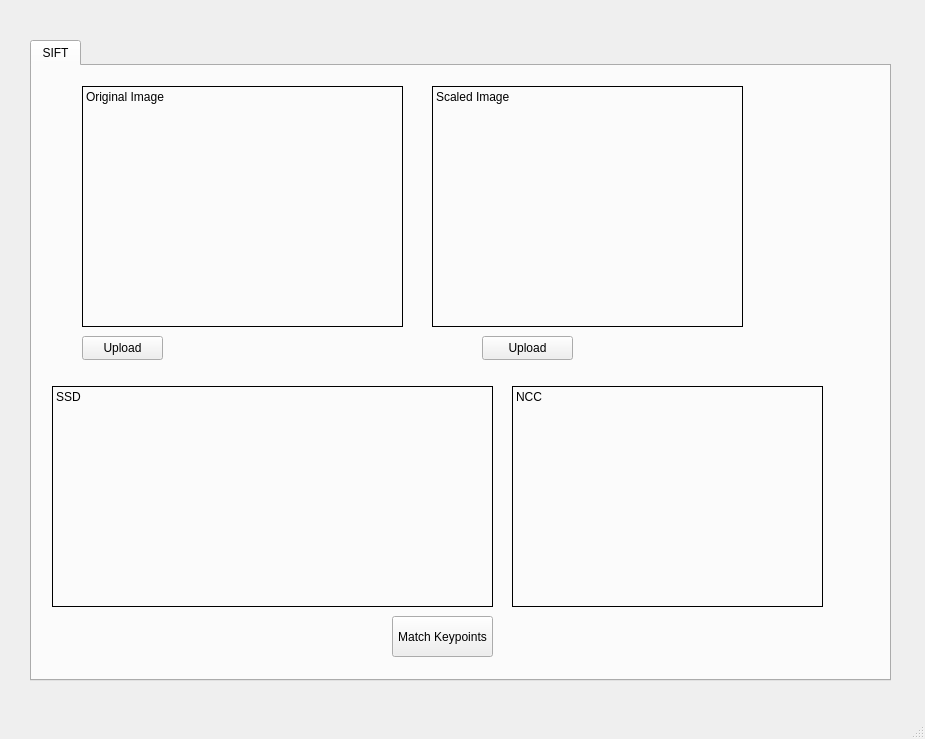
<?xml version="1.0" encoding="UTF-8"?>
<ui version="4.0">
 <class>MainWindow</class>
 <widget class="QMainWindow" name="MainWindow">
  <property name="geometry">
   <rect>
    <x>0</x>
    <y>0</y>
    <width>925</width>
    <height>739</height>
   </rect>
  </property>
  <property name="windowTitle">
   <string>MainWindow</string>
  </property>
  <widget class="QWidget" name="centralwidget">
   <widget class="QTabWidget" name="tabWidget">
    <property name="geometry">
     <rect>
      <x>30</x>
      <y>40</y>
      <width>861</width>
      <height>641</height>
     </rect>
    </property>
    <property name="currentIndex">
     <number>0</number>
    </property>
    <widget class="QWidget" name="SIFT">
     <attribute name="title">
      <string>SIFT</string>
     </attribute>
     <widget class="QLabel" name="output_ssd">
      <property name="geometry">
       <rect>
        <x>20</x>
        <y>320</y>
        <width>441</width>
        <height>221</height>
       </rect>
      </property>
      <property name="frameShape">
       <enum>QFrame::Box</enum>
      </property>
      <property name="text">
       <string>SSD </string>
      </property>
      <property name="alignment">
       <set>Qt::AlignLeading|Qt::AlignLeft|Qt::AlignTop</set>
      </property>
     </widget>
     <widget class="QLabel" name="output_ncc">
      <property name="geometry">
       <rect>
        <x>480</x>
        <y>320</y>
        <width>311</width>
        <height>221</height>
       </rect>
      </property>
      <property name="frameShape">
       <enum>QFrame::Box</enum>
      </property>
      <property name="text">
       <string>NCC</string>
      </property>
      <property name="alignment">
       <set>Qt::AlignLeading|Qt::AlignLeft|Qt::AlignTop</set>
      </property>
     </widget>
     <widget class="QPushButton" name="match_button">
      <property name="geometry">
       <rect>
        <x>360</x>
        <y>550</y>
        <width>101</width>
        <height>41</height>
       </rect>
      </property>
      <property name="text">
       <string>Match Keypoints</string>
      </property>
     </widget>
     <widget class="QPushButton" name="load_original_image">
      <property name="geometry">
       <rect>
        <x>50</x>
        <y>270</y>
        <width>81</width>
        <height>24</height>
       </rect>
      </property>
      <property name="text">
       <string>Upload</string>
      </property>
     </widget>
     <widget class="QLabel" name="original_image">
      <property name="geometry">
       <rect>
        <x>50</x>
        <y>20</y>
        <width>321</width>
        <height>241</height>
       </rect>
      </property>
      <property name="frameShape">
       <enum>QFrame::Box</enum>
      </property>
      <property name="text">
       <string>Original Image</string>
      </property>
      <property name="alignment">
       <set>Qt::AlignLeading|Qt::AlignLeft|Qt::AlignTop</set>
      </property>
     </widget>
     <widget class="QPushButton" name="load_scaled_image">
      <property name="geometry">
       <rect>
        <x>450</x>
        <y>270</y>
        <width>91</width>
        <height>24</height>
       </rect>
      </property>
      <property name="text">
       <string>Upload</string>
      </property>
      <property name="checkable">
       <bool>false</bool>
      </property>
     </widget>
     <widget class="QLabel" name="scaled_image">
      <property name="geometry">
       <rect>
        <x>400</x>
        <y>20</y>
        <width>311</width>
        <height>241</height>
       </rect>
      </property>
      <property name="frameShape">
       <enum>QFrame::Box</enum>
      </property>
      <property name="text">
       <string>Scaled Image</string>
      </property>
      <property name="alignment">
       <set>Qt::AlignLeading|Qt::AlignLeft|Qt::AlignTop</set>
      </property>
     </widget>
    </widget>
   </widget>
  </widget>
  <widget class="QMenuBar" name="menubar">
   <property name="geometry">
    <rect>
     <x>0</x>
     <y>0</y>
     <width>925</width>
     <height>21</height>
    </rect>
   </property>
  </widget>
  <widget class="QStatusBar" name="statusbar"/>
 </widget>
 <resources/>
 <connections/>
</ui>
